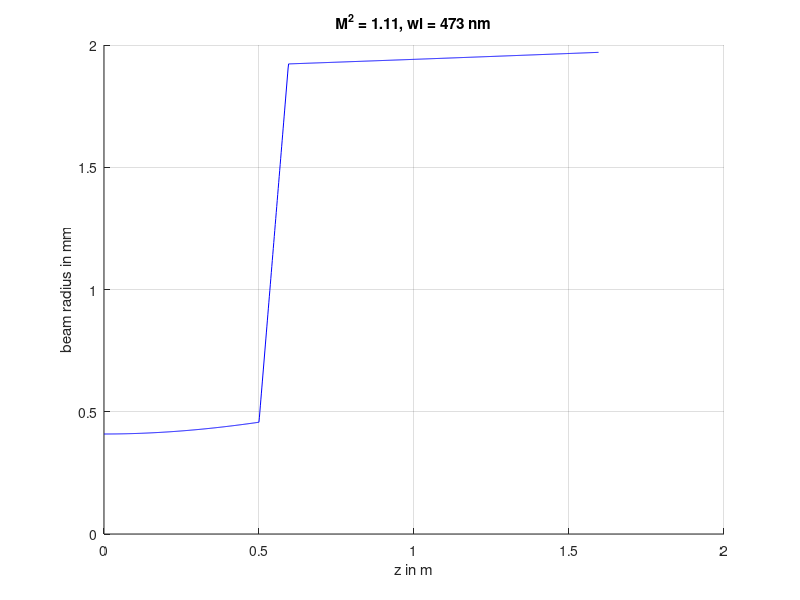

MATLAB code to generate this figure: (Note: this script raises an error after producing the figure.)
##  SPDX-License-Identifier: BSD-3-Clause
##  Copyright (c) 2024, Sören Jakob Gerke

## Gaussian beam calculation for the basic design of a beam expander and a
## light sheet optic
##
## Author: Sören J. Gerke 421016+git@mailbox.org
##

## bp  .. beam parameter product
## div .. beam divergence full angle in rad
## f   .. focal length in m
## msq .. "M squared" beam quality factor in -
## n   .. refractive index of free space, air in -
## r   .. beam radius in m
## rw  .. beam waist radius in m
## wl  .. wave length in m
## zr  .. Rayleigh range in m
## z   .. coordinate beam axis in m
## zo  .. z position of optical element in m

##
## functions
##

## beam parameter
func_bp = @ (z, zr) complex (z, zr);

## divergence in rad
function div = func_div (msq, wl, rw, n)
   div = 2 * msq * wl / (pi * n * rw);
endfunction
func_gb_div = @ (gb, n) func_div (gb.msq, gb.wl, gb.rw, n);

## beam radius (1/e^2) along z
function r = func_r (z, rw, zr)
   r = rw .* sqrt (1 + (z ./ zr).^2);
endfunction

## beam waist radius
function rw = func_rw (msq, wl, zr, n)
  rw = sqrt (zr * msq * wl / ( n * pi));
endfunction
func_gb_rw = @ (gb, n) func_rw (gb.msq, gb.wl, gb.zr, n);

## Rayleigh range
func_zr = @ (msq, wl, rw, n) (pi * rw^2 * n) / (msq * wl);
func_gb_zr = @ (gb, n) func_zr (gb.msq, gb.wl, gb.rw, n);

function rtm = get_rtm (element, p)
## ray transfer matrix definitions
  switch element
    case {"thin lens"}
      rtm = [[1 0];
      			 [-1/p(1) 1]];
    case {"free space"}
      rtm = [[1 p(1)];
             [0 1]];
    otherwise
      error ([element " ... unknown"]);
    endswitch
endfunction

function gbo = beam_propagate (optics, gbi, n)
  rtm_g = eye (2);
  for i = 1 : numel (optics)
    rtm_g = optics{i} * rtm_g;
    rtm{i} = rtm_g;
    ## beam parameter product propagation through i RTMs
    gbo.bp{i} = (rtm{i}(1,1)*gbi.bp + rtm{i}(1,2)) / (rtm{i}(2,1)*gbi.bp + rtm{i}(2,2));
    gbo.zr{i} = imag (gbo.bp{i});
    gbo.zp{i} = real (gbo.bp{i});
    gbo.msq{i} = gbi.msq;
    gbo.wl{i} = gbi.wl;
    gbo.rw{i} = func_rw (gbo.msq{i}, gbo.wl{i}, gbo.zr{i}, n);
    gbo.div{i} = func_div (gbo.msq{i}, gbo.wl{i}, gbo.rw{i}, n);
  endfor
endfunction

function [optics, zo] = optics_thin_lens_pair (f_1, f_2, dz_in, dz_lp, dz_out, z_0)
  dz(1) = dz_in;
  zo(1) = z_0 + dz(1);
  optics{1} = get_rtm ("free space", dz(1));
  dz(2) = 0.0;
  zo(2) = zo(1) + dz(2);
  optics{2} = get_rtm ("thin lens", f_1);
  dz(3) = dz_lp;
  zo(3) = zo(2) + dz(3);
  optics{3} = get_rtm ("free space", dz(3));
  dz(4) = 0.0;
  zo(4) = zo(3) + dz(4);
  optics{4} = get_rtm ("thin lens", f_2);
  dz(5) = dz_out;
  zo(5) = zo(4) + dz(5);
  optics{5} = get_rtm ("free space", dz(5));
endfunction

function [r, z] = beam_radius_propagation (gb, zo, z_0, npoints)
  zz = linspace (z_0, zo(end), npoints);
  z_sec{1} = zz((zz>=z_0)&(zz<=zo(1)));
  r_sec{1} = func_r (z_sec{1}-zo(1)+gb.zp{1}, gb.rw{1}, gb.zr{1});
  for i = 2 : numel (zo)
    z_sec{i} = zz((zz>=zo(i-1))&(zz<=zo(i)));
    r_sec{i} = func_r (z_sec{i}-zo(i)+gb.zp{i}, gb.rw{i}, gb.zr{i});
  endfor
  z = cell2mat (z_sec);
  r = cell2mat (r_sec);
endfunction

function fh = plot_beam (r, z, gb)
  fh = figure (); hold on; grid on;
  plot (z, +1e3 * r, "-b");
  ylabel ("beam radius in mm");
  xlabel ("z in m");
  title (["M^2 = " num2str(gb.msq{1}) ", wl = " num2str(1e9*gb.wl{1}) " nm"]);
endfunction

##
## calculation
##
close all

## input parameters
n = 1; # air
z_0 = 0; # z start position
npoints = 1000; # z resolution in points

## PLIF laser parameters
## model CNI, MBL-III-473-50-3-LED, parameters from protocol:
## major axis
gb_1.wl = 473e-9;
gb_1.msq = 1.07;
gb_1.rw = 0.5 * 955e-6;
gb_1.zr = func_gb_zr (gb_1, n);
gb_1.bp = func_bp (z_0, gb_1.zr);
gb_1.div = func_gb_div (gb_1, n);
gb_1
## minor axis
gb_2.wl = 473e-9;
gb_2.msq = 1.11;
gb_2.rw = 0.5 * 818e-6;
gb_2.zr = func_gb_zr (gb_2, n);
gb_2.bp = func_bp (z_0, gb_2.zr);
gb_2.div = func_gb_div (gb_2, n);
gb_2

## basic Galilean beam expander
dz_in = 0.5;
f_1 = -0.030; # Thorlabs LC1060-A
f_2 = +0.125; # Thorlabs LA1986-A
dz_lp = f_1 + f_2;
dz_out = 1.0;
[o_be, zo] = optics_thin_lens_pair (f_1, f_2, dz_in, dz_lp, dz_out, z_0);
gbo = beam_propagate (o_be, gb_2, n)
[r, z] = beam_radius_propagation (gbo, zo, z_0, npoints);
fh_1 = plot_beam (r, z, gbo);
sin (cell2mat(gbo.div)) ./ cell2mat(gbo.div)
write_series_csv ([pdir.result "r_z_beam-expander"], [z' r'], {"z in m", "r in m"}, [])

## basic light sheet optics
dz_in = 0.5;
f_1 = -0.1; # Thorlabs LC1120-A, 25.4 mm
f_2_cyl_1 = -0.0254; # Thorlabs LK1900L1-A, 16 x 18 mm
f_2_cyl_2 = +0.150; # Thorlabs LJ1629L1-A, 30 x 32 mm
dz_out = 1.0;

## y
dz_lp = 0.135;
[o_be, zo] = optics_thin_lens_pair (f_1, f_2_cyl_2, dz_in, dz_lp, dz_out, z_0);
gbo = beam_propagate (o_be, gb_2, n)
[r, z] = beam_radius_propagation (gbo, zo, z_0, npoints);
fh_22 = plot_beam (r, z, gbo);
sin (cell2mat(gbo.div)) ./ cell2mat(gbo.div)
write_series_csv ([pdir.result "r_z_light-sheet_y"], [z' r'], {"z in m", "r in m"}, [])

## x
dz_lp = 0.125;
[o_be, zo] = optics_thin_lens_pair (f_1, f_2_cyl_1, dz_in, dz_lp, dz_out, z_0);
gbo = beam_propagate (o_be, gb_2, n)
[r, z] = beam_radius_propagation (gbo, zo, z_0, npoints);
fh_21 = plot_beam (r, z, gbo);
sin (cell2mat(gbo.div)) ./ cell2mat(gbo.div)
write_series_csv ([pdir.result "r_z_light-sheet_x"], [z' r'], {"z in m", "r in m"}, [])

